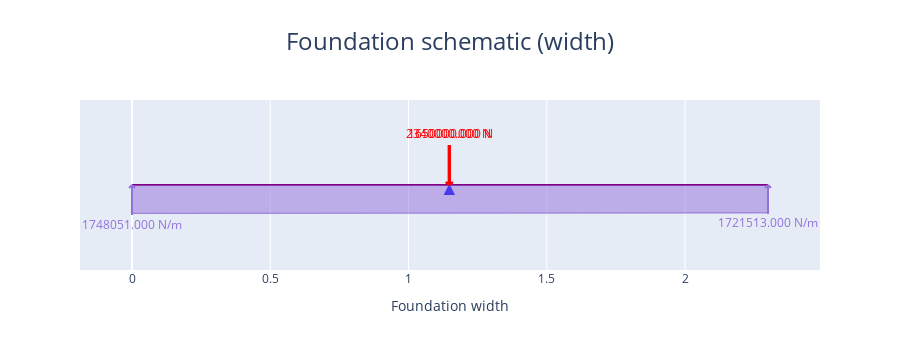

Notebook code cell kept with this figure:
### Markdown cell above
#### Plot the foundation loading diagram in y direction

### Code cell
comb_footing_design.plot_foundation_loading_Y()
# This shows the loadings that the foundation is subjected to

### Figure 1 — Plotly figure (JSON) as saved in the notebook; plotly's stock layout.template omitted (floating-point values rounded to 4 significant figures)
{"data": [{"hoverinfo": "skip", "hovertemplate": "%{x} %{meta[0]}", "line": {"color": "purple", "width": 2}, "meta": ["m"], "mode": "lines", "name": "Beam_", "type": "scatter", "x": [0, 2.3], "y": [0, 0]}, {"hoverinfo": "skip", "hovertemplate": "x: %{x:.3f} %{meta[1]}<br>Fixed: %{meta[0]}", "marker": {"color": "blue", "size": 10, "symbol": "triangle-up"}, "meta": ["[1, 1, 0]", "m"], "mode": "markers", "name": "Support", "opacity": 0, "showlegend": false, "type": "scatter", "x": [1.15], "y": [0]}, {"fill": "toself", "hoverinfo": "skip", "marker": {"color": "blue", "size": 10, "symbol": "arrow-up"}, "mode": "markers", "name": "Support", "showlegend": false, "type": "scatter", "x": [1.15], "y": [0]}, {"hoverinfo": "skip", "hovertemplate": "x: %{x:.3f} %{meta[1]}<br>Fixed: %{meta[0]}", "marker": {"color": "blue", "size": 10, "symbol": "triangle-up"}, "meta": ["[1, 1, 0]", "m"], "mode": "markers", "name": "Support", "opacity": 0, "showlegend": false, "type": "scatter", "x": [1.145], "y": [0]}, {"fill": "toself", "hoverinfo": "skip", "marker": {"color": "blue", "size": 10, "symbol": "arrow-up"}, "mode": "markers", "name": "Support", "showlegend": false, "type": "scatter", "x": [1.145], "y": [0]}, {"fill": "tozeroy", "hoverinfo": "skip", "hovertemplate": "", "line": {"color": "mediumpurple", "width": 1}, "mode": "lines", "name": "Trapezoidal<br>Load", "type": "scatter", "x": [0, 2.3], "y": [-1, -0.9848]}, {"hoverinfo": "skip", "hovertemplate": "x: %{meta[0]:.3f} %{meta[3]}<br>Force: %{meta[1]:.3f} %{meta[4]}        <br>Angle: %{meta[2]:.3f} deg", "marker": {"color": "mediumpurple", "size": 10, "symbol": "triangle-up"}, "meta": [0, 1748051, 90, "m", "N/m"], "mode": "markers", "name": "Distributed<br>Load", "opacity": 0, "showlegend": false, "type": "scatter", "x": [0], "y": [0]}, {"hoverinfo": "skip", "hovertemplate": "x: %{meta[0]:.3f} %{meta[3]}<br>Force: %{meta[1]:.3f} %{meta[4]}        <br>Angle: %{meta[2]:.3f} deg", "marker": {"color": "mediumpurple", "size": 10, "symbol": "triangle-up"}, "meta": [2.3, 1721513, 90, "m", "N/m"], "mode": "markers", "name": "Distributed<br>Load", "opacity": 0, "showlegend": false, "type": "scatter", "x": [2.3], "y": [0]}, {"hoverinfo": "skip", "hovertemplate": "x: %{meta[1]:.3f} %{meta[2]}<br>Force: %{meta[0]:.3f} %{meta[3]}            <br>Angle: %{meta[5]:.3f} deg", "marker": {"color": "red", "size": 10, "symbol": "triangle-up"}, "meta": [1650000, 1.15, "m", "N", "N.m", -90], "mode": "markers", "name": "Point<br>Load", "opacity": 0, "showlegend": false, "type": "scatter", "x": [1.15], "y": [0]}, {"hoverinfo": "skip", "hovertemplate": "x: %{meta[1]:.3f} %{meta[2]}<br>Force: %{meta[0]:.3f} %{meta[3]}            <br>Angle: %{meta[5]:.3f} deg", "marker": {"color": "red", "size": 10, "symbol": "triangle-up"}, "meta": [2340000, 1.145, "m", "N", "N.m", -90], "mode": "markers", "name": "Point<br>Load", "opacity": 0, "showlegend": false, "type": "scatter", "x": [1.145], "y": [0]}], "layout": {"annotations": [{"font": {"color": "mediumpurple"}, "showarrow": false, "text": "1748051.000 N/m", "x": 0, "xref": "x", "xshift": 0, "y": 0, "yref": "y", "yshift": -39}, {"font": {"color": "mediumpurple"}, "showarrow": false, "text": "1721513.000 N/m", "x": 2.3, "xref": "x", "xshift": 0, "y": 0, "yref": "y", "yshift": -37.7}, {"font": {"color": "red"}, "showarrow": false, "text": "1650000.000 N", "x": 1.15, "xref": "x", "xshift": 0, "y": 0, "yref": "y", "yshift": 52}, {"font": {"color": "red"}, "showarrow": false, "text": "2340000.000 N", "x": 1.145, "xref": "x", "xshift": 0, "y": 0, "yref": "y", "yshift": 52}], "height": 350, "hovermode": "x", "shapes": [{"line": {"color": "mediumpurple", "width": 2}, "type": "line", "x0": 0, "x1": 3, "xanchor": 0, "xref": "x", "xsizemode": "pixel", "y0": 0, "y1": -3, "yanchor": 0, "yref": "y", "ysizemode": "pixel"}, {"line": {"color": "mediumpurple", "width": 2}, "type": "line", "x0": 0, "x1": -3, "xanchor": 0, "xref": "x", "xsizemode": "pixel", "y0": 0, "y1": -3, "yanchor": 0, "yref": "y", "ysizemode": "pixel"}, {"line": {"color": "mediumpurple", "width": 2}, "type": "line", "x0": 0, "x1": 0, "xanchor": 0, "xref": "x", "xsizemode": "pixel", "y0": 0, "y1": -30, "yanchor": 0, "yref": "y", "ysizemode": "pixel"}, {"line": {"color": "mediumpurple", "width": 2}, "type": "line", "x0": 0, "x1": 3, "xanchor": 2.3, "xref": "x", "xsizemode": "pixel", "y0": 0, "y1": -3, "yanchor": 0, "yref": "y", "ysizemode": "pixel"}, {"line": {"color": "mediumpurple", "width": 2}, "type": "line", "x0": 0, "x1": -3, "xanchor": 2.3, "xref": "x", "xsizemode": "pixel", "y0": 0, "y1": -3, "yanchor": 0, "yref": "y", "ysizemode": "pixel"}, {"line": {"color": "mediumpurple", "width": 2}, "type": "line", "x0": 0, "x1": 0, "xanchor": 2.3, "xref": "x", "xsizemode": "pixel", "y0": 0, "y1": -29, "yanchor": 0, "yref": "y", "ysizemode": "pixel"}, {"line": {"color": "red", "width": 2}, "type": "line", "x0": 0, "x1": -3, "xanchor": 1.15, "xref": "x", "xsizemode": "pixel", "y0": 0, "y1": 3, "yanchor": 0, "yref": "y", "ysizemode": "pixel"}, {"line": {"color": "red", "width": 2}, "type": "line", "x0": 0, "x1": 3, "xanchor": 1.15, "xref": "x", "xsizemode": "pixel", "y0": 0, "y1": 3, "yanchor": 0, "yref": "y", "ysizemode": "pixel"}, {"line": {"color": "red", "width": 2}, "type": "line", "x0": 0, "x1": 0, "xanchor": 1.15, "xref": "x", "xsizemode": "pixel", "y0": 0, "y1": 40, "yanchor": 0, "yref": "y", "ysizemode": "pixel"}, {"line": {"color": "red", "width": 2}, "type": "line", "x0": 0, "x1": -3, "xanchor": 1.145, "xref": "x", "xsizemode": "pixel", "y0": 0, "y1": 3, "yanchor": 0, "yref": "y", "ysizemode": "pixel"}, {"line": {"color": "red", "width": 2}, "type": "line", "x0": 0, "x1": 3, "xanchor": 1.145, "xref": "x", "xsizemode": "pixel", "y0": 0, "y1": 3, "yanchor": 0, "yref": "y", "ysizemode": "pixel"}, {"line": {"color": "red", "width": 2}, "type": "line", "x0": 0, "x1": 0, "xanchor": 1.145, "xref": "x", "xsizemode": "pixel", "y0": 0, "y1": 40, "yanchor": 0, "yref": "y", "ysizemode": "pixel"}], "showlegend": false, "title": {"font": {"size": 24}, "text": "Foundation schematic (width)", "x": 0.5}, "xaxis": {"title": {"text": "Foundation width"}}, "yaxis": {"fixedrange": true, "range": [-3, 3], "visible": false}}}
